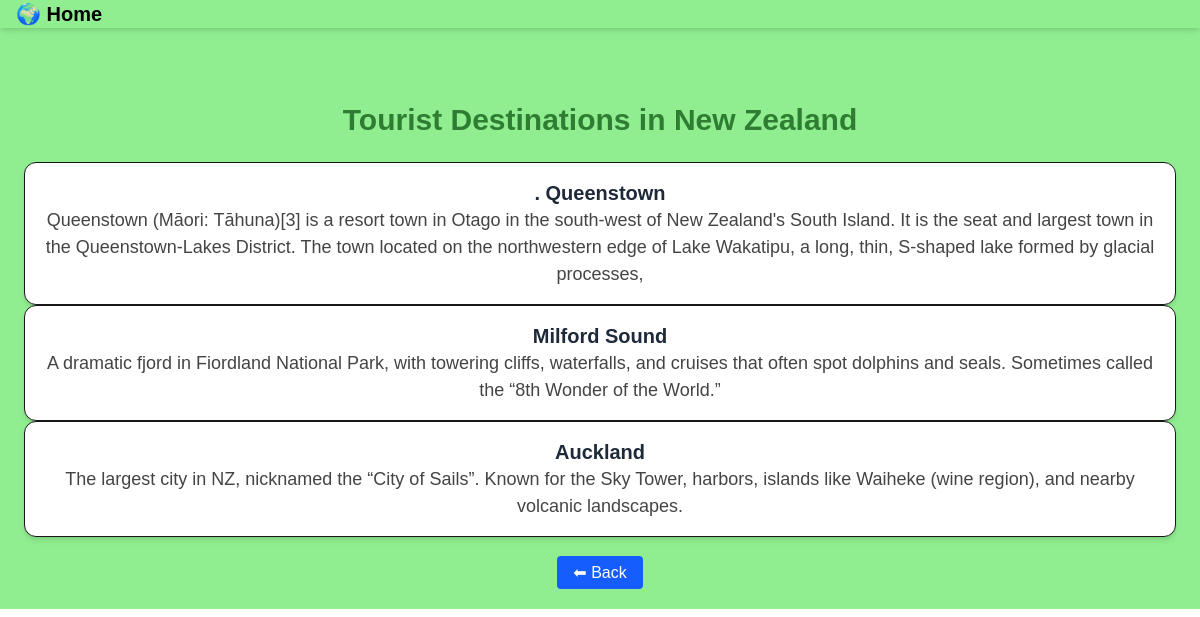
/pages/4/destinations/, run on the app's committed database.
### pages/models.py (models this page shows, shortened)
class Page(models.Model):
    COUNTRY_CHOICES = [
        ('gl', 'Gilgit'),
        ('hz', 'Hunza'),
        ('sk', 'Skardu'),
        ('st', 'Swat Valley'),
        ('ak', 'Azad Kashmir'),
    ]
    name = models.CharField(max_length=200)
    image = models.ImageField(upload_to='pages/')
    country = models.CharField(max_length=2, choices=COUNTRY_CHOICES)  # renamed from 'type'
    description = models.TextField(blank=True, null=True)

class TouristDestination(models.Model):
    page = models.ForeignKey(Page, on_delete=models.CASCADE, related_name="destinations")
    name = models.CharField(max_length=200)
    description = models.TextField(blank=True, null=True)

### pages/views.py (the view)
# urls.py: path('<int:page_id>/destinations/', views.page_destinations, name='page_destinations'),
def page_destinations(request, page_id):
    page = get_object_or_404(Page, id=page_id)
    destinations = page.destinations.all()
    return render(request, "pages/page_destinations.html", {
        "page": page,
        "destinations": destinations
    })

### pages/templates/pages/page_destinations.html (shortened to what this page needs)
{% extends "layout.html" %}
{% block content %}
  <h1 class="text-3xl font-semibold mb-6 text-center text-gray-800">
    Tourist Destinations in {{ page.name }}
  </h1>
  {% if destinations %}
    <ul class="space-y-4">
      {% for destination in destinations %}
        <li class="p-4 border rounded-xl shadow-md bg-white hover:shadow-lg transition-shadow duration-300">
          <h2 class="text-xl font-bold text-gray-800">{{ destination.name }}</h2>
          <p class="text-gray-600 mt-1">{{ destination.description }}</p>
        </li>
      {% endfor %}
    </ul>
  {% else %}
    <p class="text-gray-600 text-center mt-4">
      No tourist destinations added yet for this country.
    </p>
  {% endif %}
  <div class="mt-6 text-center">
         <a href="{% url 'all_pages' %}"
           class="px-4 py-2 bg-blue-600 text-white rounded hover:bg-blue-700">
            ⬅ Back
        </a>
    </div>
{% endblock %}

### static/style.css (style rules this page uses)
body { font-family: Arial, sans-serif; background-color: lightgreen; margin: 0; padding: 0; text-align: center; }
h1 { color: #2e7d32; margin-top: 50px; }
p { color: #444; font-size: 18px; }

### data on the page
Page: name "New Zealand"
TouristDestination: name ". Queenstown", description "Queenstown (Māori: Tāhuna)[3] is a resort town in Otago in the south-west of New Zealand's South Island. It is the seat and largest town in the Queenstown-Lakes District. The town located on the northwestern edge of Lake Wakatipu, a long, thin, S-shaped lake formed by glacial processes,"
TouristDestination: name "Milford Sound", description "A dramatic fjord in Fiordland National Park, with towering cliffs, waterfalls, and cruises that often spot dolphins and seals. Sometimes called the “8th Wonder of the World.”"
TouristDestination: name "Auckland", description "The largest city in NZ, nicknamed the “City of Sails”. Known for the Sky Tower, harbors, islands like Waiheke (wine region), and nearby volcanic landscapes."
